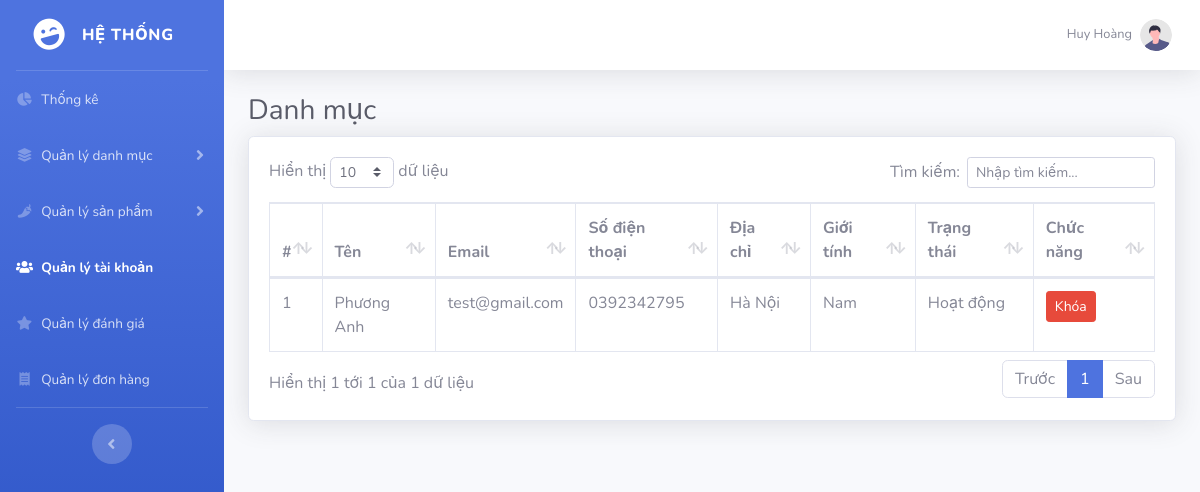
The app's page /admin/users/index.php (signed in), older data.
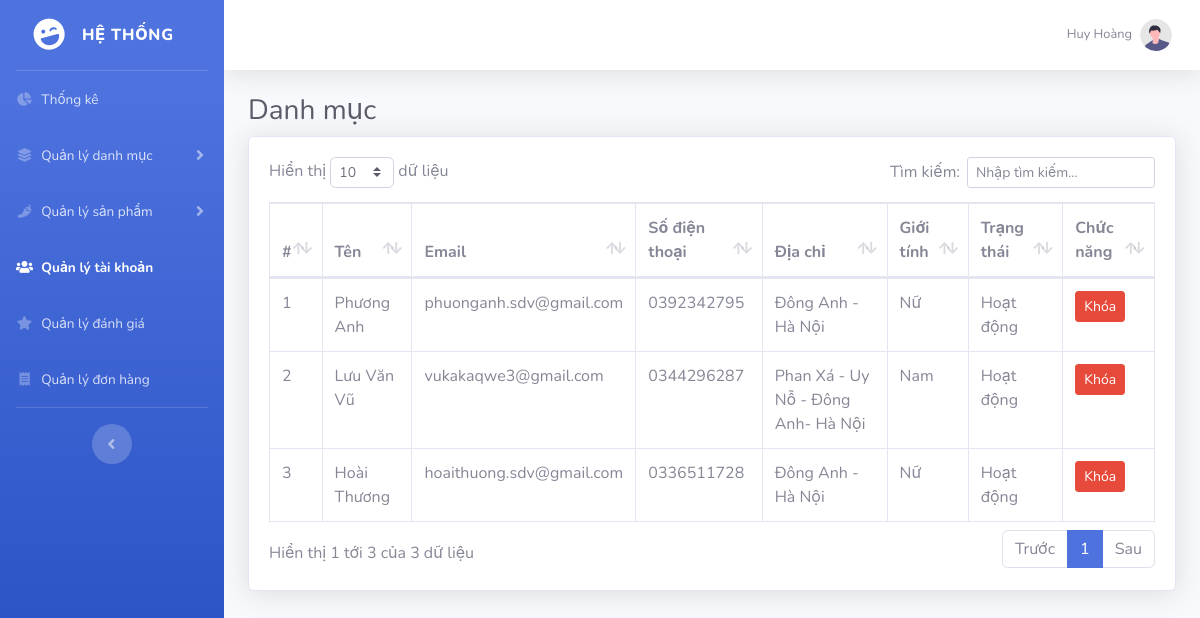
The same page, newer data.
### tables this page shows
CREATE TABLE `users` (
  `id` int(11) NOT NULL,
  `name` varchar(255) NOT NULL,
  `password` text NOT NULL,
  `email` varchar(255) NOT NULL,
  `phone` varchar(10) NOT NULL,
  `address` text NOT NULL,
  `gender` int(11) NOT NULL,
  `birthday` date DEFAULT NULL,
  `status` int(11) DEFAULT 1
);

### admin/users/index.php (the view)
<?php
    include '../layouts/header.php';
    $sql = "SELECT * FROM users";
    $result = mysqli_query($connect, $sql);
?>
<h1 class="h3 mb-2 text-gray-800">Danh mục</h1>
<div class="card shadow mb-4">
    <div class="card-body">
        <div class="table-responsive">
            <table class="table table-bordered" id="userTable" width="100%" cellspacing="0">
                <thead>
                    <tr>
                        <th>#</th>
                        <th>Tên</th>
                        <th>Email</th>
                        <th>Số điện thoại</th>
                        <th>Địa chỉ</th>
                        <th>Giới tính</th>
                        <th>Trạng thái</th>
                        <th>Chức năng</th>
                    </tr>
                </thead>
                <tbody>
                    <?php $count = 1; while($row = mysqli_fetch_assoc($result)): ?>
                        <tr>
                            <td><?= $count ?></td>
                            <td><?= $row['name'] ?></td>
                            <td><?= $row['email'] ?></td>
                            <td><?= $row['phone'] ?></td>
                            <td><?= $row['address'] ?></td>
                            <td><?= $row['gender'] == 0 ? 'Nam' : 'Nữ' ?></td>
                            <td><?= $row['status'] == 0 ? 'Khóa' : 'Hoạt động' ?></td>
                            <td>
                                <?php if ($row['status'] == 1): ?>
                                    <a href="update-status.php?id=<?= $row['id'] ?>&status=0" class="btn btn-danger btn-sm" onclick="return confirm('Bạn muốn khóa tài khoản này ?')">
                                        Khóa
                                    </a>
                                <?php else: ?>
                                    <a href="update-status.php?id=<?= $row['id'] ?>&status=1" class="btn btn-success btn-sm" onclick="return confirm('Bạn muốn mở khóa tài khoản này ?')">
                                        Mở khóa
                                    </a>
                                <?php endif; ?>
                            </td>
                        </tr>
                    <?php $count++; endwhile; ?>
                </tbody>
            </table>
        </div>
    </div>
</div>
<?php include '../layouts/footer.php' ?>

Row changes from the older to the newer data that the page shows:
changed users "Phương Anh": email "test@gmail.com" → "phuonganh.sdv@gmail.com"; address "Hà Nội" → "Đông Anh - Hà Nội"; gender "Nam" → "Nữ"
added users: name "Lưu Văn Vũ", email "vukakaqwe3@gmail.com", phone "0344296287", address "Phan Xá - Uy Nỗ - Đông Anh- Hà Nội", gender "Nam", status "Hoạt động"
added users: name "Hoài Thương", email "hoaithuong.sdv@gmail.com", phone "0336511728", address "Đông Anh - Hà Nội", gender "Nữ", status "Hoạt động"
Text that changed along with them:
text written by a page script: "Hiển thị dữ liệu Tìm kiếm: Hiển thị 1 tới 1 của 1 dữ liệu Trước 1 Sau" → "Hiển thị dữ liệu Tìm kiếm: Hiển thị 1 tới 3 của 3 dữ liệu Trước 1 Sau"
